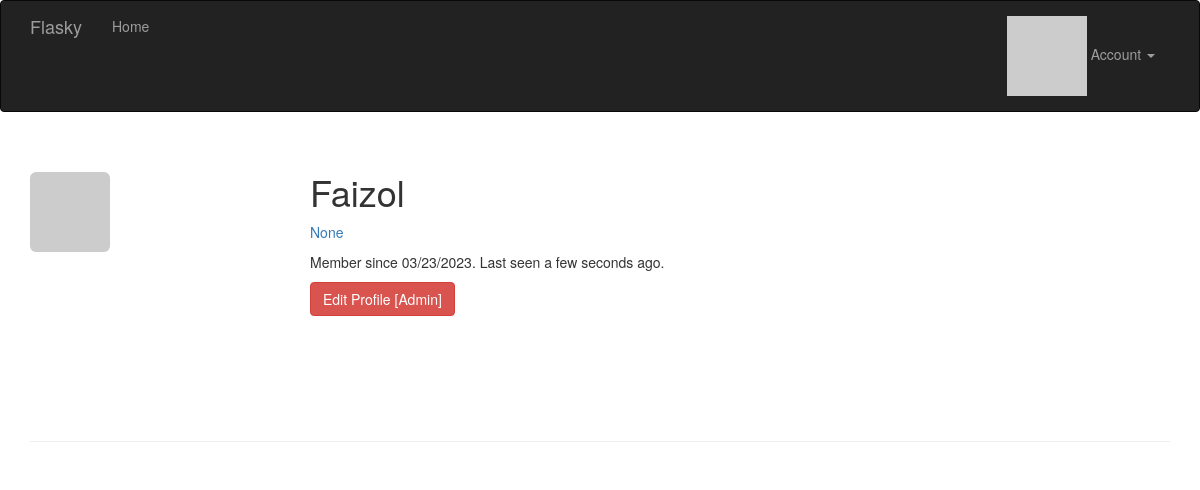
Screenshot of /user/Faizol (signed in) with the database file from the repository.
### app/models.py (models this page shows, shortened)
class User(UserMixin, db.Model):
    __tablename__ = 'users'
    id = db.Column(db.Integer, primary_key=True)
    email = db.Column(db.String(64), unique=True, index=True)
    username = db.Column(db.String(64), unique=True, index=True)
    password_hash = db.Column(db.String(128))
    role_id = db.Column(db.Integer, db.ForeignKey('roles.id'))
    confirmed = db.Column(db.Boolean, default=False)
    name = db.Column(db.String(64))
    location = db.Column(db.String(64))
    about_me = db.Column(db.Text())
    member_since = db.Column(db.DateTime(), default=datetime.utcnow)
    last_seen = db.Column(db.DateTime(), default=datetime.utcnow)
    avatar_hash = db.Column(db.String(32))
    posts = db.relationship('Post', backref='author', lazy='dynamic')
    @property
    def password(self):
        raise AttributeError('password is not a readable attribute')
    def ping(self):
        self.last_seen = datetime.utcnow()
        db.session.add(self)
        db.session.commit()
    def can(self, perm):
        return self.role is not None and self.role.has_permission(perm)
    def is_administrator(self):
        return self.can(Permission.ADMIN)
    def gravatar(self, size=100, default='identicon', rating='g'):
        if request.is_secure:
            url = 'https://secure.gravatar.com/avatar'
        else:
            url = 'https://gravatar.com/avatar'
        hash = hashlib.md5(self.email.lower().encode('utf-8')).hexdigest()
        return '{url}/{hash}?s={size}&d={default}&r={rating}'.format(
            url=url, hash=hash, size=size, default=default, rating=rating)

### app/main/views.py (the view)
@main.route('/user/<username>')
def user(username):
    user = User.query.filter_by(username=username).first_or_404()
    return render_template('user.html', user=user)

### app/auth/views.py (called while the page is built)
@auth.before_app_request
def before_request():
    if current_user.is_authenticated:
        current_user.ping()
        if not current_user.confirmed \
                and request.endpoint \
                and request.blueprint != 'auth' \
                and request.endpoint != 'static':
            return redirect(url_for('auth.unconfirmed'))

### app/main/__init__.py (called while the page is built)
@main.app_context_processor
def inject_permissions():
    return dict(Permission=Permission)

### app/models.py (called while the page is built)
@login_manager.user_loader
def load_user(user_id):
    return User.query.get(int(user_id))

    def has_permission(self, perm):
        return self.permissions & perm == perm

### app/templates/user.html (shortened to what this page needs)
{% extends "base.html" %}
{% block page_content %}
<div class="page-header">
    <img class="img-rounded profile-thumbnail" src="{{ current_user.gravatar(size=256) }}">
    <div class="profile-header">
        <h1>{{ user.username }}</h1>
        {% if current_user.is_administrator() %}
        <p><a href="mailto:{{ user.email }}">{{ user.email }}</a></p>
        {% endif %}
        <p>
            Member since {{ moment(user.member_since).format('L') }}.
            Last seen {{ moment(user.last_seen).fromNow() }}.
        </p>
        <p>
        {% if current_user.is_administrator() %}
        <a class="btn btn-danger"
            href="{{ url_for('.edit_profile_admin', id=user.id) }}">
            Edit Profile [Admin]
        </a>
        {% endif %}
        </p>
    </div>
</div>
{% endblock %}

### app/static/styles.css (style rules this page uses)
.profile-thumbnail { position: absolute; }
.profile-header { min-height: 260px; margin-left: 280px; }

### rows the page displays
User: username "Faizol", email "None", member_since "03/23/2023", last_seen "a few seconds ago"
